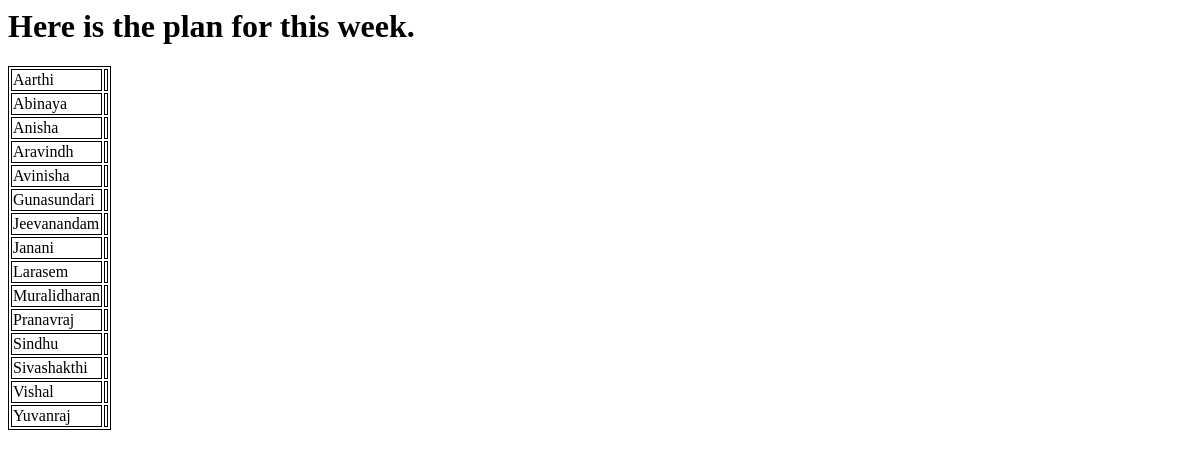
Page /plan/show7thTeacher on the earlier database version.
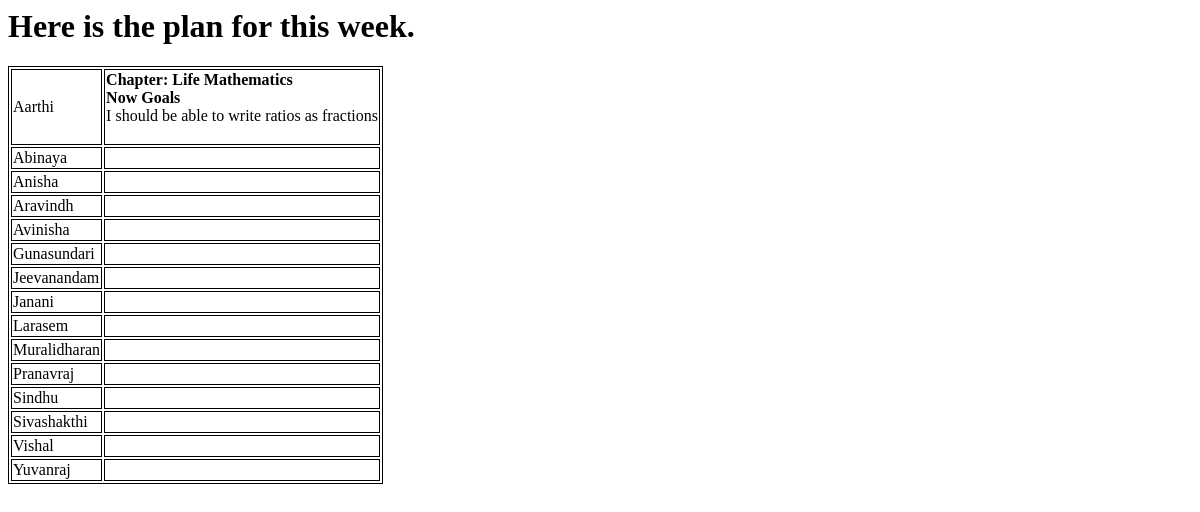
Same page on the later database version.
### plan/models.py (models this page shows)
class allstudent(models.Model):
       Standard = models.TextField(default='7th')
       Name =  models.TextField(default='Sanjeev')

class Post1(models.Model):
    Name =  models.TextField(default='Sanjeev')
    Standard = models.TextField(default='7th')
    Chapter =  models.TextField(default='Some 7th chapter')
    Goal_old1 =  models.TextField(default='')
    Goal_old2 =  models.TextField(default='')
    Goal_now1 =  models.TextField(default='')
    Goal_now2 =  models.TextField(default='')
    Goal_now3 =  models.TextField(default='')
    Goal_now4 =  models.TextField(default='')
    created_date = models.DateTimeField(default=timezone.now)

### plan/views.py (the view)
def show7thTeacher(request):
    students_of_a_grade = allstudent.objects.filter(Standard="7th")
    N = 12
    date_N_days_ago = datetime.now() - timedelta(days=N)
    all_plan = Post1.objects.filter(created_date__range=[date_N_days_ago, datetime.now()], Standard="7th")
    return render(request, 'plan/showdataTeacher.html', {'all_plan': all_plan, 'students_of_a_grade':students_of_a_grade})

### plan/templates/plan/showdataTeacher.html (shortened to what this page needs)
<html>
<body>
<h1>Here is the plan for this week.</h1>
<table>
{% if students_of_a_grade %}
  {% for student in students_of_a_grade %}
     	  <tr><td> {{student.Name}} </td>
		<td>
           {% for user in all_plan %}
        	{%if student.Name == user.Name %}
			<b>Chapter: {{user.Chapter}}</b><br>
			{% if user.Goal_now1 != "" %}
				<b>Now Goals</b><br>
				{{user.Goal_now1 | linebreaksbr }}<br></div>
			{%endif%}
			<br>
			{% endif %}
           {% endfor %}
        </tr>
   {% endfor %}
</table>
{% endif %}
</body>
</html>

Differences in the rows shown:
added Post1: Chapter "Life Mathematics", Goal_now1 "I should be able to write ratios as fractions", shown under allstudent "Aarthi"
